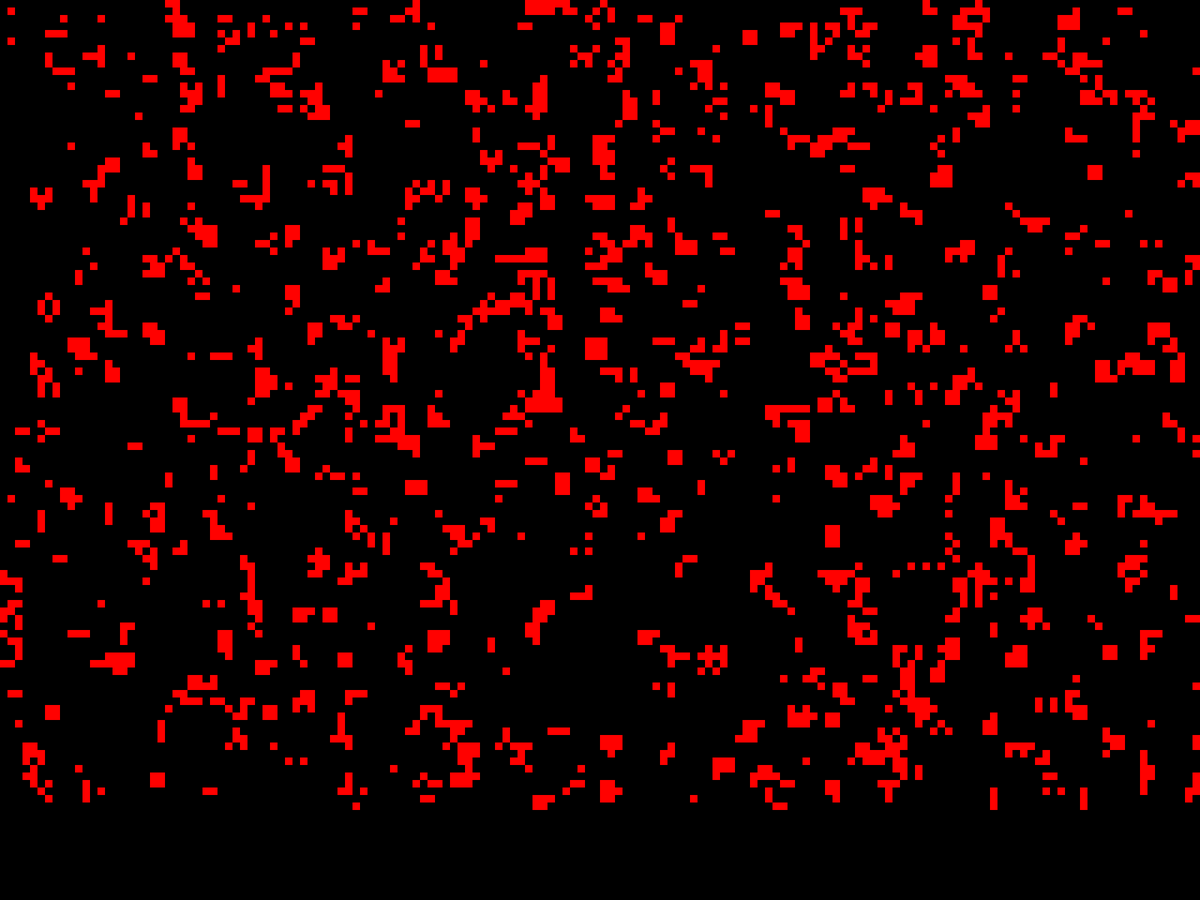
Frame 1 (no input)
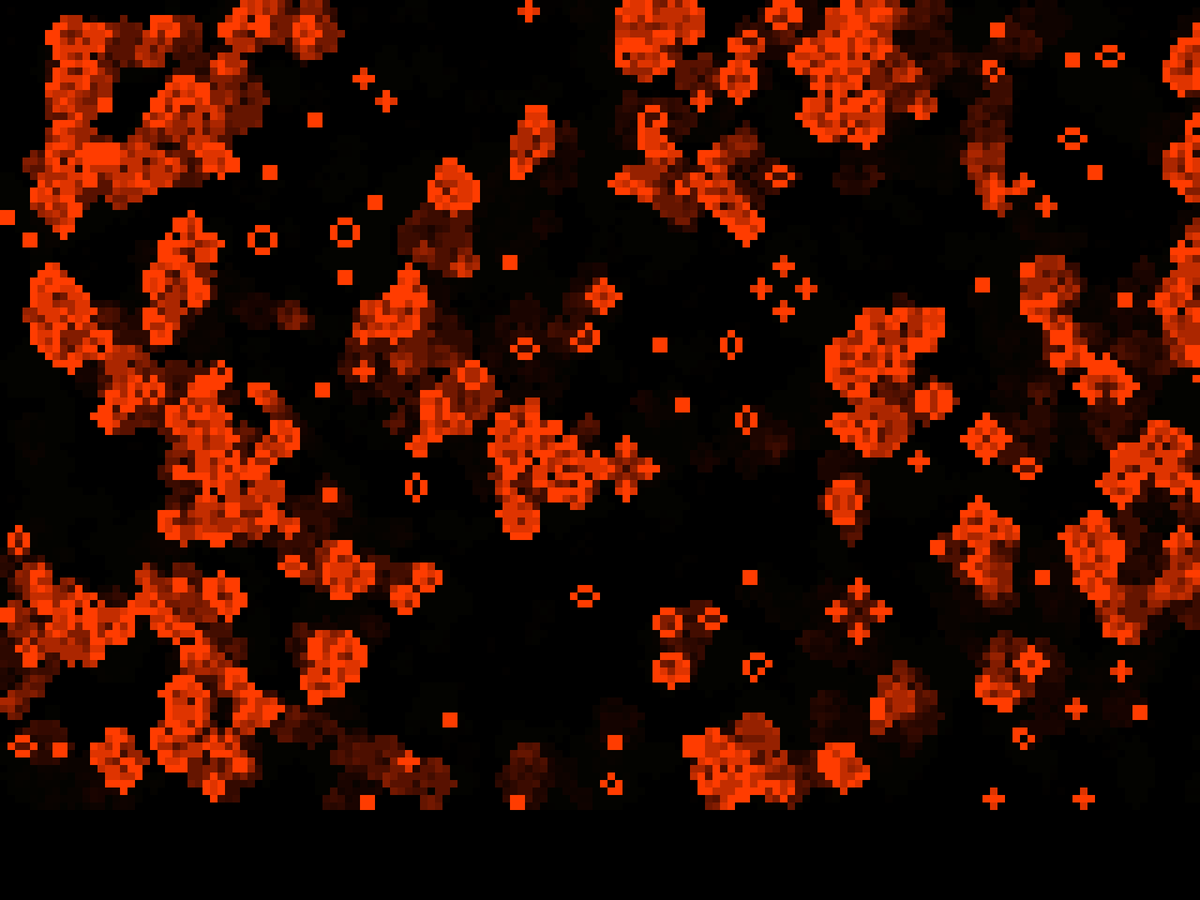
Frame 60 (the mouse pressed at the canvas centre just before this capture)
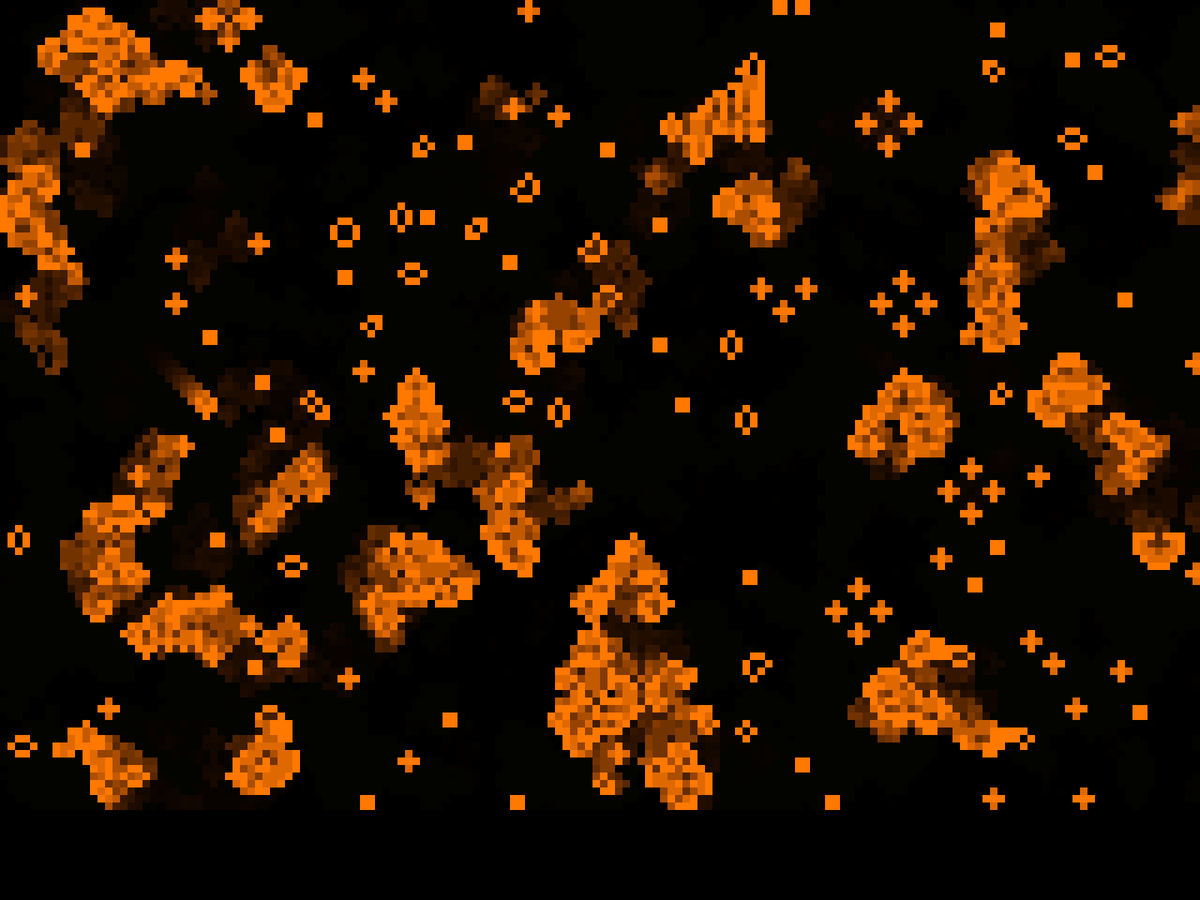
Frame 120 (the mouse held since frame 60 and released just before this capture)

The Processing sketch that drew these frames (run headless with seeded random() and noise(); from frame 60 on, the mouse is pressed at the canvas centre):

// Processing sketch: Johny_GameOfLife_2
// ── Johny_GameOfLife_2.pde
int screenX = 194;
int screenY = 110;

boolean[][] field = new boolean[screenX][];
boolean[][] oldField = new boolean[screenX][];
boolean[][] olderField = new boolean[screenX][];
boolean[][] oldererField = new boolean[screenX][];
int xCord = 0;
int yCord = 0;
int neighbours = 0;
int timer = 0;
boolean theSame;
boolean inverted = false;

int redC = 255;
int greenC = 0;
int blueC = 0;
int changeSpeed = 1;

void setup()
{
  fullScreen();
  background(0, 0, 0);
  noStroke();
  generateField();
}

void generateField()
{
    for (int i = 0; i < field.length; i++)
  {
    field[i] = new boolean[screenY];
    oldField[i] =  new boolean[screenY];
    olderField[i] =  new boolean[screenY];
    oldererField[i] =  new boolean[screenY];
    if (i == 0 || i == field.length -1)
    {
      for (int j = 0; j < field[i].length; j++)
      {
        field[i][j] = false;
      }
    }
    else
    {
      for (int j = 0; j < field[i].length; j++)
      {
        if (j == 0 || j == field[i].length - 1)
        {
          field[i][j] = false;
        }
        else
        {
          field[i][j] = random(1) > 0.85;
        }
      }
    }
    
  }
}

void generateColour() 
{
      //red to yellow
    if (greenC < 255 && redC >= 255 && blueC == 0)
    {
      greenC += changeSpeed;
      blueC = 0;
    }
    //yellow to green
    else if (redC > 0 && greenC >= 255)
    {
      redC -= changeSpeed;
      greenC = 255;
    }
    //green to cyan
    else if (blueC < 255 && greenC >= 255)
    {
      redC = 0;
      blueC += changeSpeed;
    }
    //cyan to blue
    else if (greenC > 0 && blueC >= 255)
    {
      greenC -= changeSpeed;
      blueC = 255;
    }
    //blue to magenta
    else if (redC < 255 && blueC >= 255)
    {
      redC += changeSpeed;
      greenC = 0;
    }
    //magenta to red
    else if (blueC > 0 && redC >= 255)
    {
      redC = 255;
      blueC -= changeSpeed;
    }
}

void draw()
{
  //if (timer == 0)
  {
    for (int i = 0; i < field.length; i++)
    {
       for (int j = 0; j < field[i].length; j++)
       {
         oldererField[i][j] = olderField[i][j];
         olderField[i][j] = oldField[i][j];
         oldField[i][j] = field[i][j];
       }
    }
    for (int i = 1; i < field.length - 1; i++)
    {
      for (int j = 1; j < field[i].length - 1; j++)
      {
        neighbours = 0;
        if (oldField[i-1][j-1]) { neighbours++; }
        if (oldField[i][j-1]) { neighbours++; }
        if (oldField[i+1][j-1]) { neighbours++; }
        if (oldField[i-1][j]) { neighbours++; }
        if (oldField[i+1][j]) { neighbours++; }
        if (oldField[i-1][j+1]) { neighbours++; }
        if (oldField[i][j+1]) { neighbours++; }
        if (oldField[i+1][j+1]) { neighbours++; }
      
        if (neighbours < 2) { field[i][j] = false; }
        if (neighbours == 3) { field[i][j] = true; }
        if (neighbours > 3) { field[i][j] = false; }
      }
    }
    
    generateColour();
    if (!inverted)
    {
       fill(0, 0, 0, 32);
       square(0, 0, 5000);
       fill(redC, greenC, blueC);
    }
    else
    {
       fill(redC, greenC, blueC, 32);
       square(0, 0, 5000);
       fill(blueC, redC, greenC);
    }
    xCord = 0;
    
    for (int i = 1; i < field.length - 1; i++)
    {
      yCord = 0;
      for (int j = 1; j < field[i].length - 1; j++)
      {
        if (field[i][j])
        {
          square(xCord, yCord, 10);
        }
        yCord += 10;
      }
      xCord += 10;
    }
    theSame = true;
     for (int i = 0; i < field.length; i++)
    {
       for (int j = 0; j < field[i].length; j++)
       {
         if (!(olderField[i][j] == field[i][j]) && !(oldererField[i][j] == field[i][j]))
         {
           theSame = false;
         }
       }
    }
    if (theSame)
    {
      inverted = !inverted;
      generateField();
    }
    
    timer = 3;
  }
  timer--;
  
}
